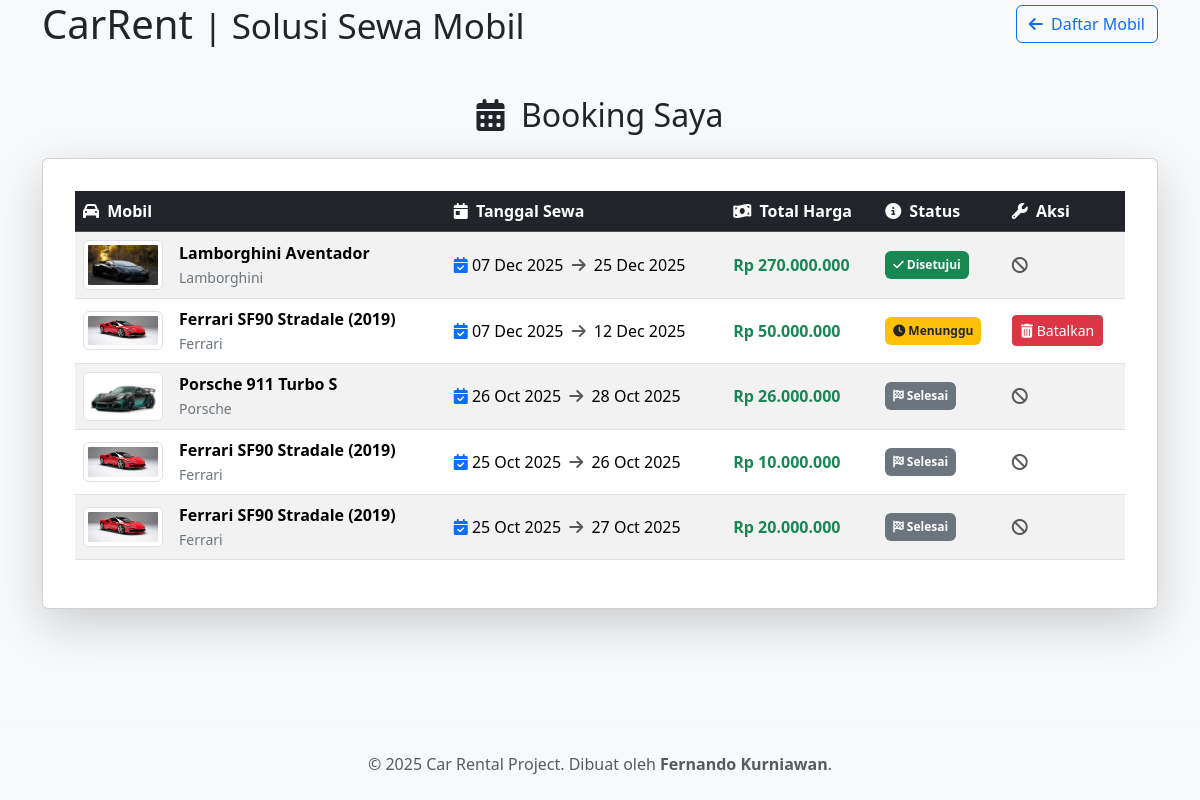
Page /user/my_bookings.php (signed in) on the committed database.
### tables this page shows
CREATE TABLE `bookings` (
  `id` int NOT NULL,
  `user_id` int NOT NULL,
  `car_id` int NOT NULL,
  `start_date` date NOT NULL,
  `end_date` date NOT NULL,
  `total_price` decimal(12,2) NOT NULL,
  `status` enum('pending','approved','rejected','completed') NOT NULL DEFAULT 'pending',
  `created_at` timestamp NULL DEFAULT CURRENT_TIMESTAMP
);

CREATE TABLE `cars` (
  `id` int NOT NULL,
  `name` varchar(100) NOT NULL,
  `brand` varchar(100) DEFAULT NULL,
  `price_per_day` decimal(10,2) NOT NULL DEFAULT '0.00',
  `image` varchar(255) DEFAULT NULL,
  `description` text,
  `status` enum('available','unavailable') DEFAULT 'available',
  `created_at` timestamp NULL DEFAULT CURRENT_TIMESTAMP,
  `stock` int NOT NULL DEFAULT '1'
);

### user/my_bookings.php (the view, shortened to what this page needs)
<?php
include '../config/db.php';
$user_id = $_SESSION['user_id'];
$stmt_select = $conn->prepare("
SELECT b.*, c.name AS car_name, c.brand, c.image
FROM bookings b
JOIN cars c ON b.car_id = c.id
WHERE b.user_id = ?
ORDER BY b.created_at DESC
");
$stmt_select->bind_param("i", $user_id);
$stmt_select->execute();
$result = $stmt_select->get_result();
?>
<!DOCTYPE html>
<html lang="id">
<head>
    <link href="https://cdn.jsdelivr.net/npm/bootstrap@5.3.3/dist/css/bootstrap.min.css" rel="stylesheet">
    <link rel="stylesheet" href="https://cdnjs.cloudflare.com/ajax/libs/font-awesome/6.5.2/css/all.min.css">
    <link rel="stylesheet" href="../css/style.css">
</head>
<body class="bg-light d-flex flex-column min-vh-100">
<header class="main-nav">
    <div class="container">
        <div class="d-flex justify-content-between align-items-center">
            <h1 class="logo mb-0">
                Car<span class="logo-accent">Rent</span>
                <small class="tagline d-none d-sm-inline">| Solusi Sewa Mobil</small>
            </h1>
            <nav>
                <a href="index.php" class="btn btn-outline-primary"><i class="fas fa-arrow-left me-1"></i> Daftar Mobil</a>
            </nav>
        </div>
    </div>
</header>
<div class="container mt-5 mb-5">
    <h2 class="mb-4 text-center"><i class="fas fa-calendar-alt me-2"></i> Booking Saya</h2>
    <div class="card shadow-lg p-3">
        <div class="card-body">
    <div class="table-responsive">
        <table class="table table-striped table-hover align-middle">
            <thead class="table-dark">
                <tr>
                    <th><i class="fas fa-car me-1"></i> Mobil</th>
                    <th><i class="fas fa-calendar-day me-1"></i> Tanggal Sewa</th>
                    <th><i class="fas fa-money-bill-wave me-1"></i> Total Harga</th>
                    <th><i class="fas fa-info-circle me-1"></i> Status</th>
                    <th><i class="fas fa-wrench me-1"></i> Aksi</th>
                </tr>
            </thead>
            <tbody>
                <?php if ($result->num_rows > 0): ?>
                    <?php while ($row = $result->fetch_assoc()): ?>
                <tr>
                    <td>
                        <div class="d-flex align-items-center">
                            <img src="../uploads/<?= htmlspecialchars($row['image']); ?>" width="80" height="50" class="me-3 img-thumbnail" style="object-fit:cover;">
                            <div>
                                <strong><?= htmlspecialchars($row['car_name']); ?></strong><br>
                                <small class="text-secondary"><?= htmlspecialchars($row['brand']); ?></small>
                            </div>
                        </div>
                    </td>
                    <td>
                        <i class="fas fa-calendar-check text-primary"></i> <?= date('d M Y', strtotime($row['start_date'])); ?>
                        <i class="fas fa-arrow-right mx-1 text-muted"></i>
                        <?= date('d M Y', strtotime($row['end_date'])); ?>
                    </td>
                    <td class="fw-bold text-success">Rp <?= number_format($row['total_price'], 0, ',', '.'); ?></td>
                    <td>
                        <?php if ($row['status'] == 'pending'): ?>
                            <span class="badge bg-warning text-dark p-2"><i class="fas fa-clock"></i> Menunggu</span>
                        <?php elseif ($row['status'] == 'approved'): ?>
                            <span class="badge bg-success p-2"><i class="fas fa-check"></i> Disetujui</span>
                        <?php elseif ($row['status'] == 'completed'): ?>
                            <span class="badge bg-secondary p-2"><i class="fas fa-flag-checkered"></i> Selesai</span>
                        <?php elseif ($row['status'] == 'rejected'): ?>
                            <span class="badge bg-danger p-2"><i class="fas fa-times-circle"></i> Dibatalkan</span>
                        <?php endif; ?>
                    </td>
                    <td>
                        <?php if ($row['status'] == 'pending'): ?>
                            <a href="?cancel_id=<?= $row['id']; ?>" class="btn btn-danger btn-sm"
                                onclick="return confirm('Yakin ingin membatalkan booking ini?')">
                                <i class="fas fa-trash-alt"></i> <span class="d-none d-md-inline">Batalkan</span>
                            </a>
                        <?php else: ?>
                            <em class="text-muted"><i class="fas fa-ban"></i></em>
                        <?php endif; ?>
                    </td>
                </tr>
                    <?php endwhile; ?>
                <?php endif; ?>
            </tbody>
        </table>
    </div>
        </div>
    </div>
</div>
<?php
include '../includes/footer.php';
?>
</body>
</html>

### rows in the picture
bookings: car.image (picture), car.name "Lamborghini Aventador", car.brand "Lamborghini", start_date "07 Dec 2025", end_date "25 Dec 2025", total_price "270.000.000", status "approved" (drawn)
bookings: car.image (picture), car.name "Ferrari SF90 Stradale (2019)", car.brand "Ferrari", start_date "07 Dec 2025", end_date "12 Dec 2025", total_price "50.000.000", status "pending" (drawn)
bookings: car.image (picture), car.name "Porsche 911 Turbo S", car.brand "Porsche", start_date "26 Oct 2025", end_date "28 Oct 2025", total_price "26.000.000", status "completed" (drawn)
bookings: car.image (picture), car.name "Ferrari SF90 Stradale (2019)", car.brand "Ferrari", start_date "25 Oct 2025", end_date "26 Oct 2025", total_price "10.000.000", status "completed" (drawn)
bookings: car.image (picture), car.name "Ferrari SF90 Stradale (2019)", car.brand "Ferrari", start_date "25 Oct 2025", end_date "27 Oct 2025", total_price "20.000.000", status "completed" (drawn)
